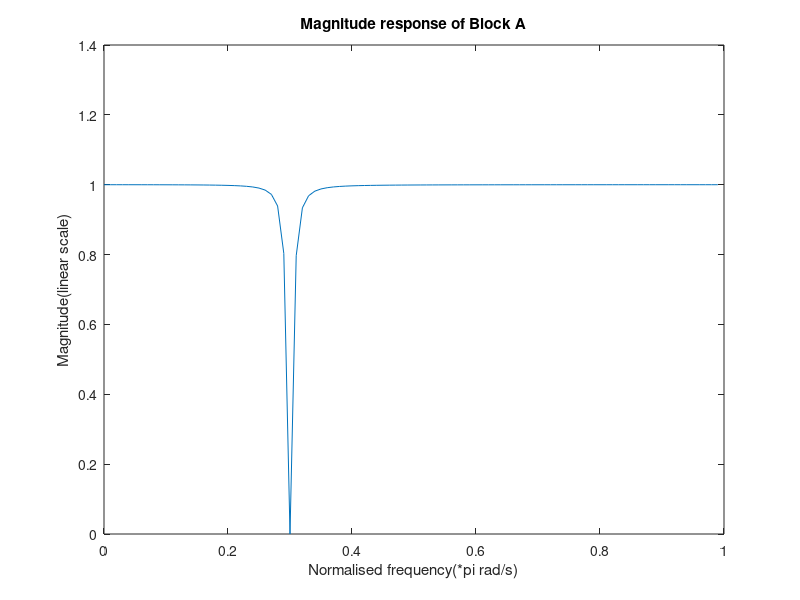

MATLAB code for this plot: (Note: this script raises an error after producing the figure.)
%second order notch filter, block A
clc
clear all
close all

load('projsignal0.mat');
%this is the input
rs = rs(1:25E3);%only take the first 25000 data point
fs1 = 32.768e3;
beta = cos(2*pi*(4915.2/fs1));
%beta = cos(2*pi*(7372.8/fs1));
notch_bw = 0.015*pi;%changed to a wider bandwidth
alpha = (1/cos(notch_bw)) - sqrt((1)/((cos(notch_bw))^2)-1)

num_A  = ((1+alpha)/2).*[1 -2*beta 1];
dem_A = [1 -beta*(1+alpha) alpha];

%filter characteristic
[hA, wA] = freqz(num_A, dem_A, 1E2);


%magnitude plot
plot(wA/pi, abs(hA));
title('Magnitude response of Block A');
xlabel('Normalised frequency(*pi rad/s)');
ylabel('Magnitude(linear scale)');


%plot phase
figure;
plot(wA/pi, phase(hA));
title('Phase response of Block A');
xlabel('Normalised frequency(*pi rad/s)');
ylabel('Phase(rad)');

%now
r1r2 = filter(num_A, dem_A, rs);

figure;
N=25000;
X1_mags = abs(fft(r1r2));
fax_bins = [0 : N-1]; %frequency axis in bins
N_2 = ceil(N/2);
plot(fax_bins(1:N_2)*fs1/N, X1_mags(1:N_2));
title('Single Side FFT of r[n](r1r2)');
xlabel('frequency(Hz)');
ylabel('Magnitude(linear scale)');


%BLOCK D implementaion
figure;
%the only requirement here is the passband of r1
dp=4E-4; ds=0.001;
%peak passband ripple and minimum stopband attenuation in dB
ap=-20*log10(1-dp); as=-20*log10(ds);
wp = 2* 4096/fs1;
ws = wp +0.05;%right after passband

[ordD, ~] = cheb2ord(wp, ws, ap, as);
[num_D, dem_D] = cheby2(ordD, as, ws, 'low');
[hD, wD] = freqz(num_D, dem_D);
%MAG
plot(wD/pi, abs(hD));
title('Magnitude response of Block D');
xlabel('Normalised frequency(*pi rad/s)');
ylabel('Magnitude(linear scale)');
%PHASE

figure;
plot(wD/pi, phase(hD));
title('Phase response of Block D');
xlabel('Normalised frequency(*pi rad/s)');
ylabel('Phase(rad)');


r1 = filter(num_D, dem_D, r1r2);

figure;
N=25000;
X1_mags = abs(fft(r1));
fax_bins = [0 : N-1]; %frequency axis in bins
N_2 = ceil(N/2);
plot(fax_bins(1:N_2)*fs1/N, X1_mags(1:N_2));
title('s1[n] Frequency domain');
xlabel('frequency(Hz)');
ylabel('Magnitude(linear scale)');
sound(r1, fs1);


%H1 analysis
figure;
num_H1 = conv(num_A, num_D);
dem_H1 = conv(dem_A, dem_D);
[hH1, wH1] = freqz(num_H1, dem_H1);
%MAG
plot(wH1/pi, abs(hH1));
title('Magnitude response of cascading Block A&D');
xlabel('Normalised frequency(*pi rad/s)');
ylabel('Magnitude(linear scale)');
%PHASE
figure;
plot(wH1/pi, phase(hH1));
title('Phase response of Block D');
xlabel('Normalised frequency(*pi rad/s)');
ylabel('Phase(rad)');

fprintf('The order of Block D is %d\n', ordD);
